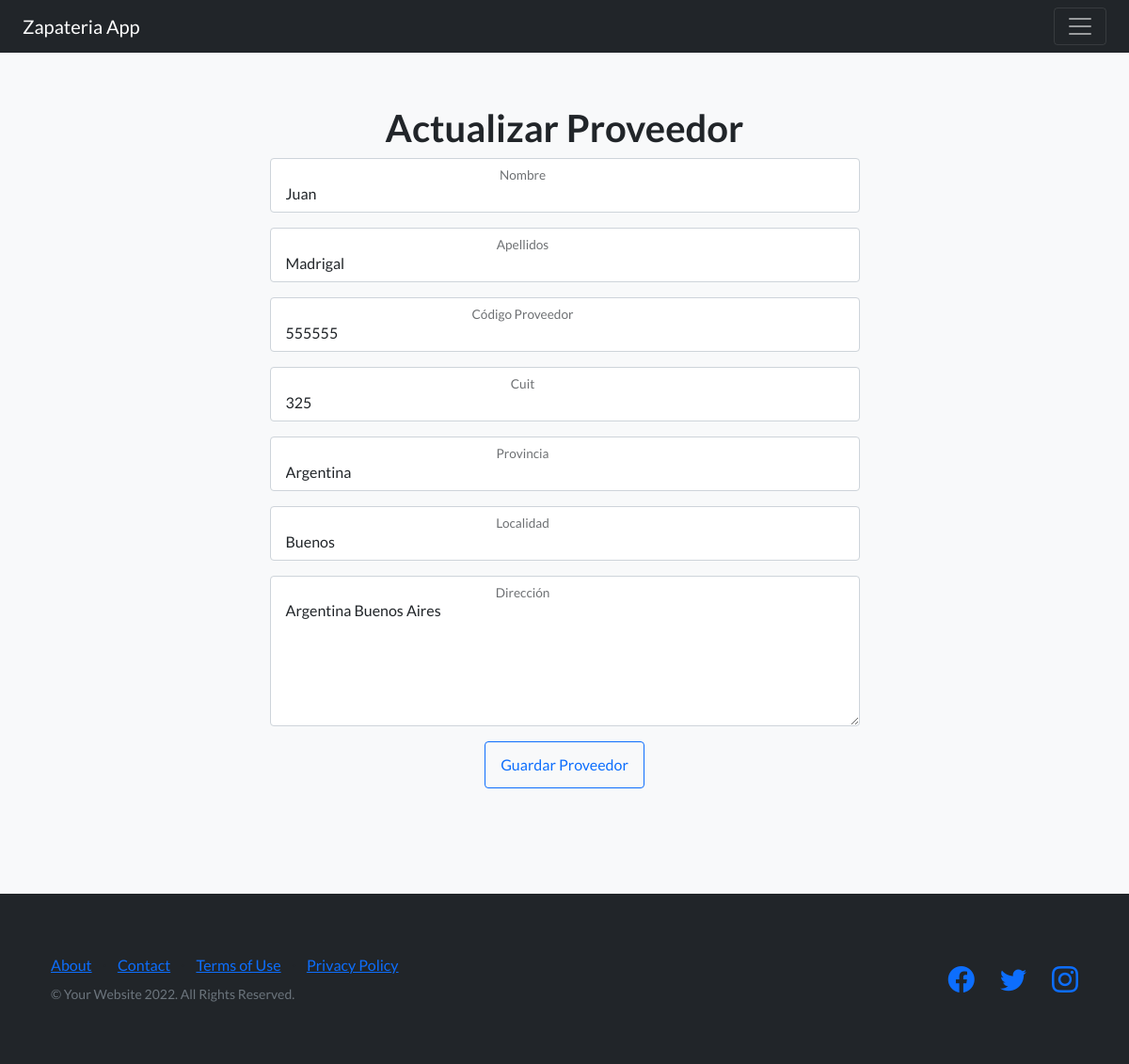
Before: /actualizaProveedores/4 with the older database file.
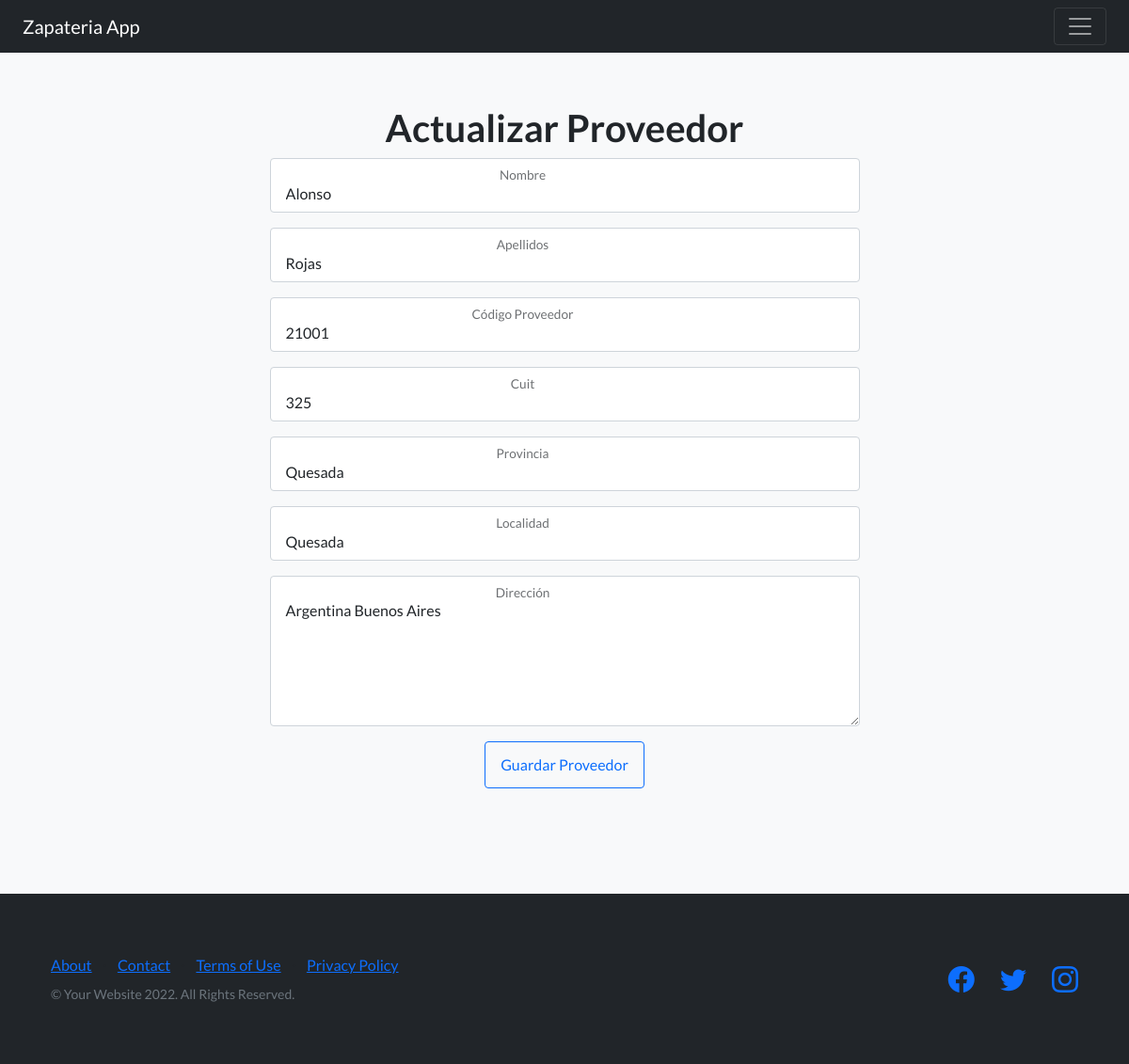
After: the same page with the newer database file.
### AppProyectoFinalPython/models.py (models this page shows, shortened)
class Proveedor(models.Model):
    CodigoProveedor = models.CharField(max_length=200)
    Nombre = models.CharField(max_length=200)
    Apellidos = models.CharField(max_length=200)
    Provincia = models.CharField(max_length=500)
    Localidad = models.CharField(max_length=500)
    Direccion = models.CharField(max_length=1000)
    Cuit = models.CharField(max_length=1000)

### AppProyectoFinalPython/views.py (the view)
# urls.py: path('actualizaProveedores/<int:pk>', ProveedorUpdate.as_view(), name="ActualizaProveedores"),
class ProveedorUpdate(UpdateView):
    model = Proveedor
    template_name = './Proveedores/proveedor_update.html'
    fields = ('__all__')
    success_url = '/listaProveedores/'

### AppProyectoFinalPython/templates/Proveedores/proveedor_update.html
{% extends 'navBar.html'%}
{% load static %}
{% block blockDinamico %}
<section class="features-icons bg-light text-center">
    <div class="container">
        <h1>Actualizar Proveedor</h1>
        <div class="row justify-content-center">
            <div class="col-lg-8 col-xl-7" >
                <form  action="{% url 'ActualizaProveedores' proveedor.id %}" method="POST">{% csrf_token %}
                    <div class="form-floating mb-3">
                        <input class="form-control" name="Nombre" value={{proveedor.Nombre}} type="text"/>
                        <label name="Nombre">Nombre</label>
                    </div>
                    <div class="form-floating mb-3">
                        <input class="form-control" name="Apellidos" value={{proveedor.Apellidos}} type="text"/>
                        <label name="Apellidos">Apellidos</label>
                    </div>
                    <div class="form-floating mb-3">
                        <input class="form-control" name="CodigoProveedor" value={{proveedor.CodigoProveedor}} type="text"/>
                        <label name="CodigoProveedor">Código Proveedor</label>
                    </div>
                    <div class="form-floating mb-3">
                        <input class="form-control" name="Cuit" value={{proveedor.Cuit}} type="text">
                        <label name="Cuit">Cuit</label>
                    </div>
                    <div class="form-floating mb-3">
                        <input class="form-control" name="Provincia" value={{proveedor.Provincia}} type="text" />
                        <label name="Provincia">Provincia</label>
                    </div>
                    <div class="form-floating mb-3">
                        <input class="form-control" name="Localidad" value={{proveedor.Localidad}} type="text">
                        <label name="Localidad">Localidad</label>
                    </div>
                    <div class="form-floating mb-3">
                        <textarea class="form-control" name="Direccion" type="text"style="height: 10rem">{{proveedor.Direccion}}</textarea>
                        <label name="Direccion">Dirección</label>
                    </div>
                    <input class="btn btn-outline-primary btn-xl" id="submitButton" value="Guardar Proveedor" type="submit">
                </form>
            </div>
        </div>
    </div>
</section>
{% endblock blockDinamico %}

Changed rows visible on the page:
changed Proveedor "Argentina Buenos Aires": Nombre "Juan" → "Alonso"; CodigoProveedor "555555" → "21001"; Provincia "Argentina" → "Quesada"; Localidad (not shown) → "Quesada"; Apellidos "Madrigal" → (not shown)
Other visible differences:
form field Apellidos: (not shown) → "Rojas"
form field Localidad: "Buenos" → (not shown)
